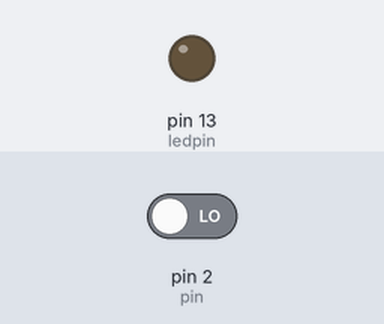
Simulated run of this sketch. Board: Arduino Uno, built with avr-gcc and run on an emulated ATmega328P. Shown: output pins drawn as LEDs (lit = HIGH). Inputs (shaded band) come from the test bench; at power-on: pin 2 (pin) LOW.

Above: at 1.2 s.
1.3 s: pin 2 (pin) driven HIGH
At 2.5 s:
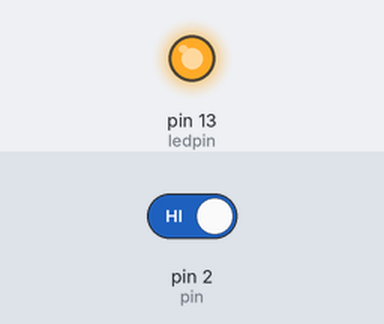
2.8 s: pin 2 (pin) driven LOW
At 3.6 s:
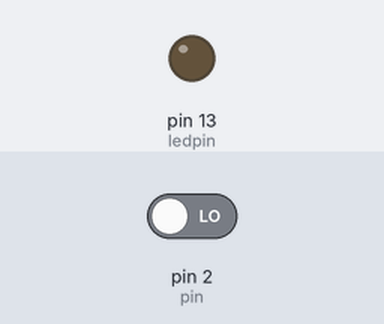
Timing chart, 0 to 5.8 s (numbered marks = the images above; inputs shaded):
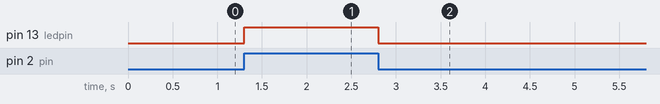

The sketch:

push_button.ino
```cpp
int pin=2;
int ledpin=13;
void setup() {
  // put your setup code here, to run once:
  pinMode(pin,INPUT);
  pinMode(ledpin,OUTPUT);
}

void loop() {
  // put your main code here, to run repeatedly:
int sr=digitalRead(pin);
digitalWrite(ledpin,sr);
}
```

Measured:
- after the input at 1.3 s, pin 13 (ledpin): LOW → HIGH at once
- after the input at 2.8 s, pin 13 (ledpin): HIGH → LOW at once
